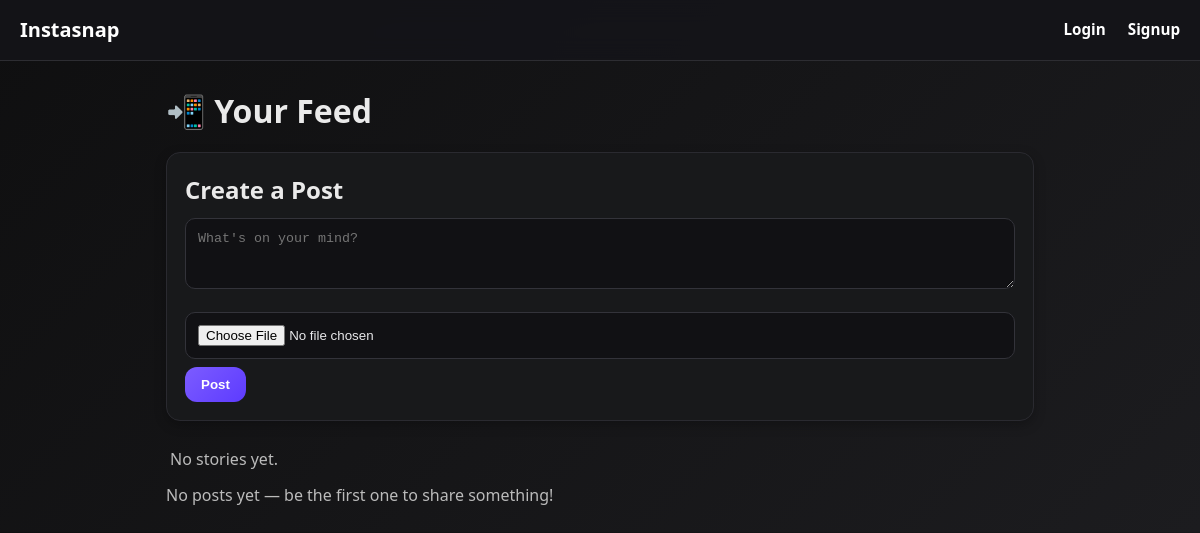
Page /u/karthik on the earlier database version.
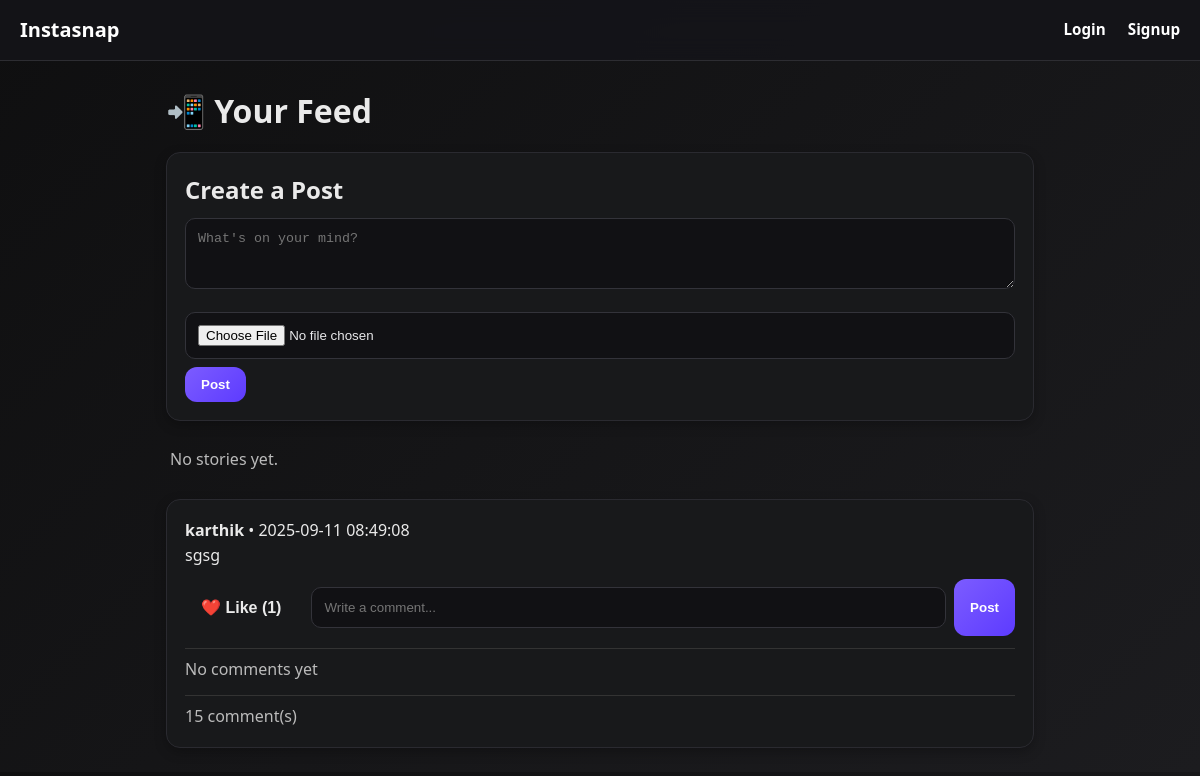
Same page on the later database version.
### tables this page shows
CREATE TABLE posts (
            id INTEGER PRIMARY KEY AUTOINCREMENT,
            user_id INTEGER NOT NULL,
            caption TEXT,
            media_url TEXT,
            media_type TEXT CHECK(media_type IN ('image','video')),
            created_at TIMESTAMP DEFAULT CURRENT_TIMESTAMP,
            FOREIGN KEY (user_id) REFERENCES users(id) ON DELETE CASCADE
        );

### app.py (the view)
@app.route("/u/<username>")
def profile(username):
    conn = get_db()
    u = conn.execute(
        "SELECT id, username, avatar_url, bio, created_at FROM users WHERE username=?",
        (username,),
    ).fetchone()
    if not u:
        conn.close()
        return "User not found", 404
    posts = conn.execute("""
        SELECT p.id, p.user_id, p.caption, p.media_url, p.media_type, p.created_at,
               COALESCE(usr.username, 'Anonymous') as username,
               (SELECT COUNT(*) FROM likes WHERE post_id = p.id) as like_count,
               (SELECT COUNT(*) FROM comments WHERE post_id = p.id) as comment_count,
               EXISTS(SELECT 1 FROM likes WHERE post_id = p.id AND user_id = ?) as liked_by_me
        FROM posts p
        JOIN users usr ON usr.id = p.user_id
        WHERE p.user_id = ?
        ORDER BY p.created_at DESC
    """, (session.get("user_id"), u["id"])).fetchall()
    conn.close()
    posts = [dict(r) for r in posts]
    return render_template("feed.html", posts=posts, stories=[], username=username or "Anonymous")

### app.py (called while the page is built)
def get_db():
    conn = sqlite3.connect(DB)
    conn.row_factory = sqlite3.Row
    return conn

### templates/feed.html (shortened to what this page needs)
{% extends "base.html" %} {% block title %}Feed - Instasnap{% endblock %} {%
block content %}
<div class="feed-container">
  <h1 class="page-title">📲 Your Feed</h1>
  <div class="card create-post">
    <h2 class="section-title">Create a Post</h2>
    <form
      action="{{ url_for('feed') }}"
      method="POST"
      enctype="multipart/form-data"
    >
      <textarea
        name="caption"
        rows="3"
        placeholder="What's on your mind?"
        required
        class="input"
      ></textarea>
      <input type="file" name="media" class="input" />
      <button type="submit" class="btn btn-primary">Post</button>
    </form>
  </div>
  <div class="stories">
    {% if stories %} {% for story in stories %}
    <div class="card story">
      <div class="meta">
        <strong>{{ story.username or "Anonymous" }}</strong> • {{
        story.created_at }}
      </div>
      {% if story.media_type == "image" %}
      <img src="{{ story.media_url }}" alt="Story media" class="story-media" />
      {% elif story.media_type == "video" %}
      <video controls class="story-media">
        <source src="{{ story.media_url }}" type="video/mp4" />
        Your browser does not support the video tag.
      </video>
      {% endif %}
    </div>
    {% endfor %} {% else %}
    <p class="muted">No stories yet.</p>
    {% endif %}
  </div>
  <div class="posts">
    {% if posts %} {% for post in posts %}
    <div class="card post" data-post-id="{{ post.id }}">
      <div class="meta">
        <strong>{{ post.username or "Anonymous" }}</strong>
         • {{ post.created_at }}
      </div>
      <div class="content">{{ post.caption }}</div>
      <div class="post-actions">
        <form
          class="like-form"
          action="{{ url_for('toggle_like', post_id=post.id) }}"
          method="POST"
          style="display: inline"
        >
          <button
            type="submit"
            class="like-btn {% if post.liked_by_me %}liked{% endif %}"
          >
            ❤️ Like (<span class="like-count">{{ post.like_count }}</span>)
          </button>
        </form>
        <form
          class="comment-form"
          action="{{ url_for('add_comment', post_id=post.id) }}"
          method="POST"
          style="flex: 1; display: flex; gap: 8px"
        >
          <input
            type="text"
            name="content"
            placeholder="Write a comment..."
            required
          />
          <button type="submit">Post</button>
        </form>
      </div>
      <div class="comments" id="comments-{{ post.id }}">
        {% if post.comments %} {% set comments_to_show = post.comments[:3] %} {%
        for comment in comments_to_show %}
        <div class="comment">
          <strong>{{ comment.username }}</strong>: {{ comment.content }}
        </div>
        {% endfor %} {% if post.comment_count > 3 %}
        <button
          class="btn-show-more"
          onclick="toggleComments({{ post.id }}, this)"
        >
          Show more...
        </button>
        {% endif %} {% else %}
        <p class="muted">No comments yet</p>
        {% endif %}
      </div>
      <div class="comments">
        <p class="muted">
          <span class="comment-count">{{ post.comment_count }}</span> comment(s)
        </p>
      </div>
    </div>
    {% endfor %} {% else %}
    <p class="muted">No posts yet — be the first one to share something!</p>
    {% endif %}
  </div>
</div>
{% endblock %}

### templates/base.html (shortened to what this page needs)
<!DOCTYPE html>
<html lang="en">
  <head>
  </head>
  <body>
    <header>
      <div>
        <a href="{{ url_for('home') }}"><b>Instasnap</b></a>
      </div>
      <nav class="nav">
        {% if session.get('user_id') %}
        <span class="muted">Hi, {{ session.get('username') }}</span>
        <a href="{{ url_for('feed') }}">Feed</a>
        <a href="{{ url_for('dms') }}">DM</a>
        <a href="{{ url_for('logout') }}">Logout</a>
        {% else %}
        <a href="{{ url_for('login') }}">Login</a>
        <a href="{{ url_for('signup') }}">Signup</a>
        {% endif %}
      </nav>
    </header>
    <div class="container">
       {% block content %}{% endblock %}
    </div>
  </body>
</html>

### templates/base.html (style rules this page uses)
* { margin: 0; padding: 0; box-sizing: border-box; }
body { font-family: "Segoe UI", Roboto, system-ui, sans-serif; background: linear-gradient(135deg, #0f0f10, #1c1c1f); color: #eaeaea; line-height: 1.6; }
header { display: flex; justify-content: space-between; align-items: center; padding: 14px 20px; background: rgba(20, 20, 25, 0.9); border-bottom: 1px solid #2d2d32; position: sticky; top: 0; z-index: 100; backdrop-filter: blur(12px); }
header a { text-decoration: none; font-weight: 600; color: #fff; font-size: 1.25rem; }
.nav a { margin-left: 18px; font-size: 0.95rem; transition: color 0.2s; }
.muted { color: #bbb; margin-right: 8px; }
.container { max-width: 900px; margin: 24px auto; padding: 0 16px; }
.card { background: #18191b; border: 1px solid #2a2a30; border-radius: 14px; padding: 18px; margin: 16px 0; box-shadow: 0 4px 12px rgba(0, 0, 0, 0.25); transition: transform 0.2s, box-shadow 0.2s; }
input, textarea { width: 100%; padding: 12px; border-radius: 10px; border: 1px solid #33333a; background: #111114; color: #e8e8ea; margin: 8px 0; transition: border 0.2s, box-shadow 0.2s; }
button { padding: 10px 16px; border: 0; border-radius: 12px; background: linear-gradient(135deg, #7c5cff, #5d3bff); color: white; cursor: pointer; font-weight: 600; transition: transform 0.2s, box-shadow 0.2s; }
.stories { display: flex; overflow-x: auto; gap: 14px; padding: 10px 4px; scrollbar-width: thin; scrollbar-color: #444 #111; }
.post-actions { display: flex; align-items: center; gap: 14px; margin-top: 10px; }
.like-btn { background: none; border: none; cursor: pointer; color: #eaeaea; font-size: 1rem; }
.comments { margin-top: 12px; border-top: 1px solid #333; padding-top: 8px; }

Differences in the rows shown:
added posts: username "karthik", created_at "2025-09-11 08:49:08", caption "sgsg", like_count "1", comment_count "15"
Other differences:
text no longer shown: "No posts yet — be the first one to share something!"
